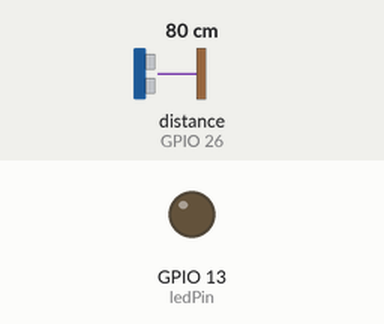
The sketch below on a simulated ESP32. On the bench: output pins drawn as LEDs (lit = HIGH). Wiring (inferred from the names in the program): ultrasonic range finder: trigger GPIO 27; echo GPIO 26. The inputs (shaded band) are chosen by the test bench; at power-on: distance to the obstacle (sensor on GPIO 26) 80 cm. The echo pulse lasts 58.3 µs per cm; no radio packets arrive unless stated; pins used as bus, display or sensor lines are not drawn; what the sketch prints to the serial monitor is not drawn.

Above: at 1.8 s.
1.9 s: distance to the obstacle (sensor on GPIO 26) set to 88 cm
3.4 s: distance to the obstacle (sensor on GPIO 26) set to 94 cm
At 5.4 s:
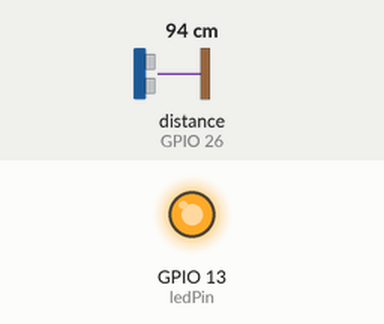
5.7 s: distance to the obstacle (sensor on GPIO 26) set to 2 cm
At 6.9 s:
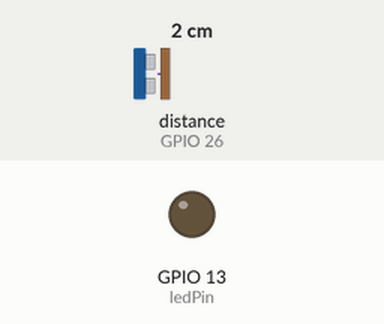
7.9 s: distance to the obstacle (sensor on GPIO 26) set to 120 cm
At 9.6 s:
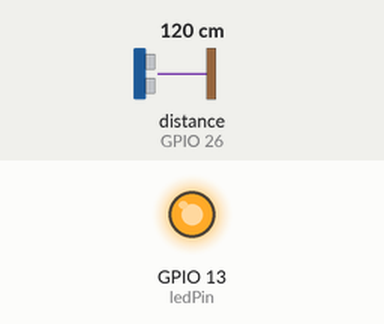
Timing chart, 0 to 11.0 s (numbered marks = the images above; inputs shaded):
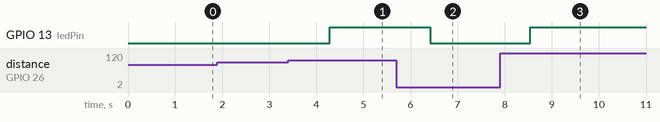

The sketch:

edge.ino
```cpp
#include <SPI.h>
#include <LoRa.h>

#define ss   5
#define rst  14
#define dio0 2

const int trigPin = 27;
const int echoPin = 26;
const int ledPin = 13;

#define SOUND_SPEED_CM_PER_US 0.034

void setup() {
  Serial.begin(115200);
  while (!Serial);
  Serial.println("LoRa Sender + Ultrassom");

  pinMode(trigPin, OUTPUT);
  pinMode(echoPin, INPUT);
  pinMode(ledPin, OUTPUT);

  LoRa.setPins(ss, rst, dio0);
  while (!LoRa.begin(868E6)) {
    Serial.println(".");
    delay(500);
  }
  LoRa.setSyncWord(0xF3);
  Serial.println("LoRa Inicializado OK!");
}

float measureDistanceCm() {
  digitalWrite(trigPin, LOW);
  delayMicroseconds(2);
  digitalWrite(trigPin, HIGH);
  delayMicroseconds(10);
  digitalWrite(trigPin, LOW);

  long duration = pulseIn(echoPin, HIGH);
  float distanceCm = (duration * SOUND_SPEED_CM_PER_US) / 2.0;
  return distanceCm;
}

void loop() {
  float dist = measureDistanceCm();

  if(dist > 90){
    digitalWrite(ledPin, HIGH);
  }else{
    digitalWrite(ledPin, LOW);
  }

  Serial.print("Distance: ");
  Serial.print(dist);
  Serial.println(" cm");

  Serial.print("Enviando pacote: ");

  LoRa.beginPacket();
  LoRa.print(dist);
  LoRa.endPacket();

  delay(1000);
}
```

Measured:
- the behaviour switches between 90 and 91 cm on distance to the obstacle (sensor on GPIO 26) (found by bisection; images 0 and 1)
- after the input at 1.9 s, every drawn part: stays the same
- after the input at 3.4 s, GPIO 13 (ledPin): LOW → HIGH after 0.89 s
- after the input at 5.7 s, GPIO 13 (ledPin): HIGH → LOW after 0.72 s
- after the input at 7.9 s, GPIO 13 (ledPin): LOW → HIGH after 0.64 s
